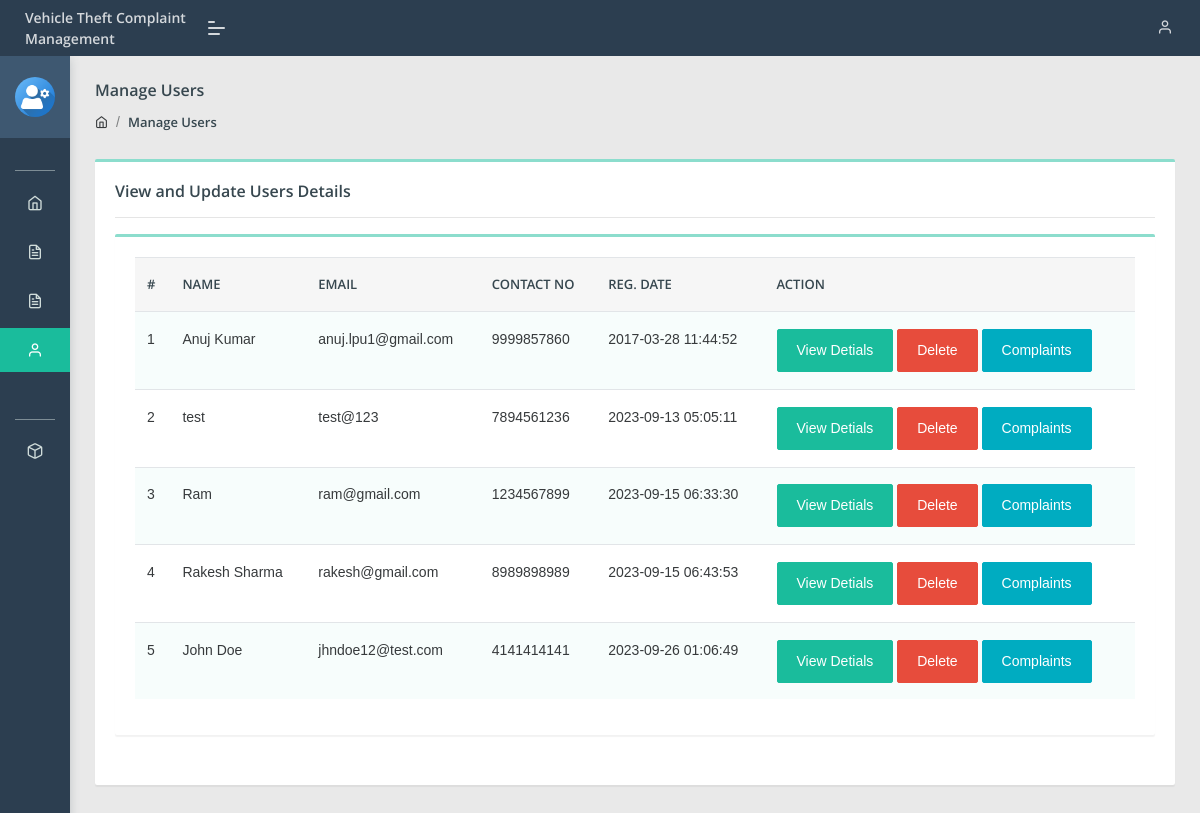
The page /admin/manage-users.php (signed in) on the database its author committed.
### tables this page shows
CREATE TABLE `users` (
  `id` int(11) NOT NULL,
  `fullName` varchar(255) DEFAULT NULL,
  `userEmail` varchar(255) DEFAULT NULL,
  `password` varchar(255) DEFAULT NULL,
  `contactNo` bigint(11) DEFAULT NULL,
  `address` tinytext DEFAULT NULL,
  `State` varchar(255) DEFAULT NULL,
  `country` varchar(255) DEFAULT NULL,
  `pincode` int(6) DEFAULT NULL,
  `userImage` varchar(255) DEFAULT NULL,
  `regDate` timestamp NOT NULL DEFAULT current_timestamp(),
  `updationDate` timestamp NULL DEFAULT NULL,
  `status` int(1) DEFAULT NULL
);

### admin/manage-users.php (the view, shortened to what this page needs)
<?php
include('include/config.php');
if(strlen($_SESSION['aid'])==0)
    {
header('location:index.php');
}
else{
?>
<!DOCTYPE html>
<html lang="en">
<head>
    <link rel="stylesheet" href="assets/css/style.css">
</head>
<body class="">
	<?php include('include/sidebar.php');?>
	<?php include('include/header.php');?>
<section class="pcoded-main-container">
    <div class="pcoded-content">
        <div class="page-header">
            <div class="page-block">
                <div class="row align-items-center">
                    <div class="col-md-12">
                        <div class="page-header-title">
                            <h5 class="m-b-10">Manage Users</h5>
                        </div>
                        <ul class="breadcrumb">
                            <li class="breadcrumb-item"><a href="dashboard.php"><i class="feather icon-home"></i></a></li>
                            <li class="breadcrumb-item"><a href="manage-users.php">Manage Users</a></li>
                        </ul>
                    </div>
                </div>
            </div>
        </div>
        <div class="row">
            <div class="col-sm-12">
                <div class="card">
                    <div class="card-body">
                        <h5>View and Update Users Details</h5>
                        <hr>
                      <div class="row">
                            <div class="col-xl-12">
                <div class="card">
                    <div class="card-body table-border-style">
                        <div class="table-responsive">
                            <table class="table table-striped">
                                <thead>
                                        <tr>
                                            <th>#</th>
                                            <th> Name</th>
                                            <th>Email </th>
                                            <th>Contact no</th>
                                            <th>Reg. Date </th>
                                            <th>Action</th>
                                        </tr>
                                </thead>
                                <tbody>
                                    <?php $query=mysqli_query($con,"select * from users");
$cnt=1;
while($row=mysqli_fetch_array($query))
{
?>
                                        <tr>
                                            <td><?php echo htmlentities($cnt);?></td>
                                            <td><?php echo htmlentities($row['fullName']);?></td>
                                            <td><?php echo htmlentities($row['userEmail']);?></td>
                                            <td> <?php echo htmlentities($row['contactNo']);?></td>
                                            <td><?php echo htmlentities($row['regDate']);?></td>
<td><a href="javascript:void(0);" onClick="popUpWindow('userprofile.php?uid=<?php echo htmlentities($row['id']);?>');" title="View Details" class="btn btn-primary  btn-xs">View Detials</a>
<a href="manage-users.php?uid=<?php echo htmlentities($row['id']);?>&&action=del" title="Delete" onClick="return confirm('All complaints belongs to user will also delete.')" class="btn btn-danger">Delete</a>
<a href="user-complaints.php?uid=<?php echo htmlentities($row['id']);?>&&uname=<?php echo htmlentities($row['fullName']);?>" title="View User Complaints" class="btn btn-info  btn-xs">Complaints</a>
                                        </td>
                                        </tr>
                                        <?php $cnt=$cnt+1; } ?>
                                </tbody>
                            </table>
                        </div>
                    </div>
                </div>
            </div>
                        </div>
                    </div>
                </div>
            </div>
        </div>
    </div>
</section>
</body>
</html>
<?php } ?>

### rows shown on the page
users: fullName "Anuj Kumar", userEmail "anuj.lpu1@gmail.com", contactNo "9999857860", regDate "2017-03-28 11:44:52"
users: fullName "test", userEmail "test@123", contactNo "7894561236", regDate "2023-09-13 05:05:11"
users: fullName "Ram", userEmail "ram@gmail.com", contactNo "1234567899", regDate "2023-09-15 06:33:30"
users: fullName "Rakesh Sharma", userEmail "rakesh@gmail.com", contactNo "8989898989", regDate "2023-09-15 06:43:53"
users: fullName "John Doe", userEmail "jhndoe12@test.com", contactNo "4141414141", regDate "2023-09-26 01:06:49"
